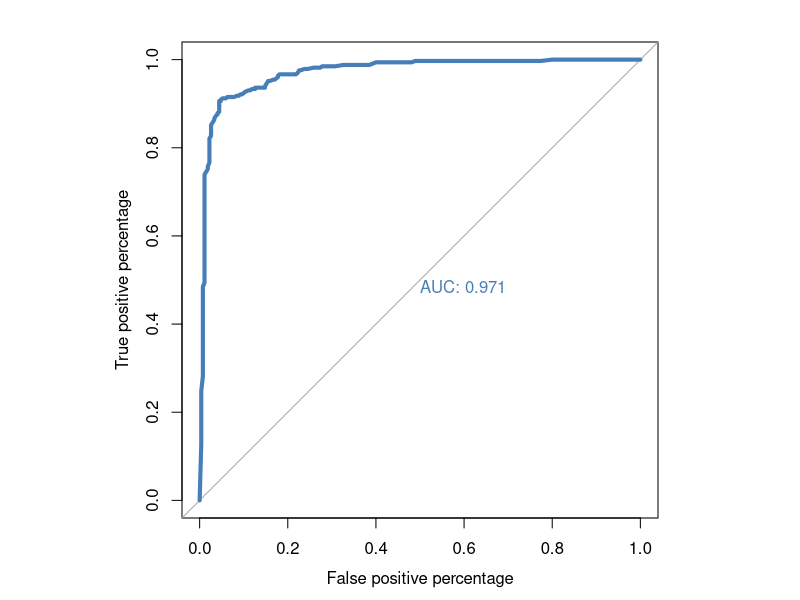
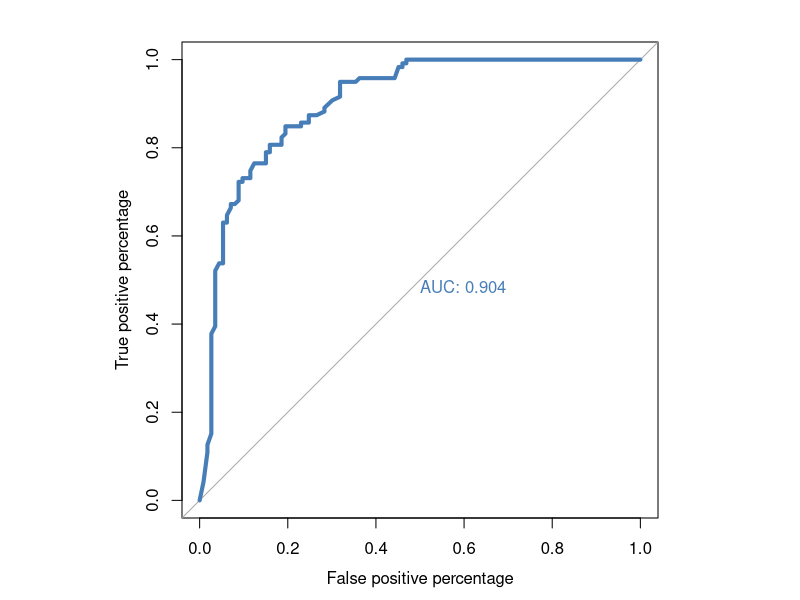
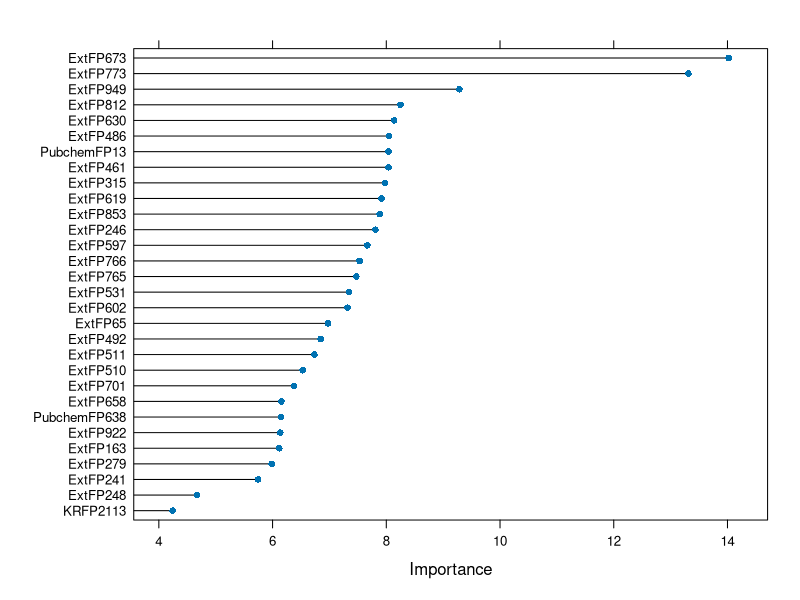

These charts were generated, in order, by the following R code:
##READ DATA
read.csv("Train.csv",header = TRUE)->Train

Train$Class->Class_Train
as.factor(Class_Train)->Class_Train
is.factor(Class_Train)
Train[,-1]->Train
Train[,-2135]->Train1

Train1[,-which(sapply(Train1, var)==0)]->Train2
cbind(Train2,Class_Train)->Train2

Train2$Class_Train->TrainActivity

read.csv("Test.csv",header = TRUE)->Test
Test$Class->Class_Test
as.factor(Class_Test)->Class_Test
is.factor(Class_Test)
Test[,-1]->Test
Test[,-2135]->Test1
cbind(Test1,Class_Test)->Test2
Test2$Class_Test->TestActivity

library(caret)
preProcess_range_model <- preProcess(Test2[1:2124], method='range')
Test3 <- predict(preProcess_range_model, newdata = Test2[1:2124])

##NORMALIZATION
library(caret)
preProcess_range_model <- preProcess(Train2[1:2111], method='range')
Train3 <- predict(preProcess_range_model, newdata = Train2[1:2111])

##correlation
cor(Train3)->COR

##REMOVING HIGH CORRELATED VARIABLES
findCorrelation(COR,cutoff = 0.6,verbose = TRUE)->hcor
Train3[,-hcor]->coretrain

Train_Final<-coretrain[,c("ExtFP673","ExtFP773","ExtFP853","ExtFP246","ExtFP486","ExtFP766","ExtFP461","ExtFP511","ExtFP619","ExtFP765","ExtFP492","ExtFP597","ExtFP658","PubchemFP638","ExtFP630","ExtFP315","ExtFP812","ExtFP510","ExtFP922","ExtFP163","ExtFP241","PubchemFP13","ExtFP65","ExtFP248","ExtFP602","ExtFP701","ExtFP279","ExtFP949","KRFP2113","ExtFP531")]

cbind(Train_Final, TrainActivity)->Train_Final

##randomforest model
control <- trainControl(method="cv", number=10, search="random")
set.seed(111)
mtry <- sqrt(ncol(Train_Final))
rf_random <- train(TrainActivity ~., data= Train_Final,method="rf", tuneLength=15, trControl= control)


conf_10_fold<-confusionMatrix(rf_random, norm="none")

abcd<-as.array.default(conf_10_fold)

conf<-as.data.frame.table(abcd)

TP<-conf[1,4]
FN<-conf[2,4]
FP<-conf[3,4]
TN<-conf[4,4]

precision<-TP/(TP+FP)
sensitivity<-TP/(TP+FN)
specificity<-TN/(TN+FP)
accuracy<-(TP+TN)/(TP+TN+FP+FN)
f1_s2core<-(2*((precision*sensitivity)/(precision+sensitivity)))
MCC<-(TP*TN-FP*FN)/sqrt((TP+FP)*(TP+FN)*(TN+FP)*(TN+FN))

predict(rf_random,Train_Final[1:30])->a1
confusionMatrix(a1,TrainActivity, mode='everything', positive='S')->h1
TP<-302
FP<-21
FN<-28
TN<-249
MCCtrain<-(TP*TN-FP*FN)/sqrt((TP+FP)*(TP+FN)*(TN+FP)*(TN+FN))

##testset prediction 
Testpred2 <- predict(preProcess_range_model, newdata = Test1[1:2134])

predict(rf_random,Testpred2)->a2

confusionMatrix(a2,TestActivity, mode='everything', positive='S')->h2
TP<-102
FP<-26
FN<-17
TN<-87
MCCtest<-(TP*TN-FP*FN)/sqrt((TP+FP)*(TP+FN)*(TN+FP)*(TN+FN))


library(caret)
library(kernlab)
library(pROC)
predictionwithinProbs <- predict(rf_random, newdata = Train_Final, type = "prob")

par(pty="s")
ROC_PLOT1<-roc(TrainActivity,predictionwithinProbs[,2],plot = TRUE, legacy.axes=TRUE,xlab="False positive percentage", ylab="True positive percentage",
              col="#477eb8",lwd=4,print.auc=TRUE)

predictionwithinProbs <- predict(rf_random, newdata = Test1[1:2134], type = "prob")

par(pty="s")
ROC_PLOT1<-roc(TestActivity,predictionwithinProbs[,2],plot = TRUE, legacy.axes=TRUE,xlab="False positive percentage", ylab="True positive percentage",
              col="#477eb8",lwd=4,print.auc=TRUE)

importance <- varImp(rf_random, scale=FALSE)
plot(importance, las = 4, cex.axis = 1)
